Frame 1 (no input): blank canvas, image omitted
Frame 60 (no input): blank canvas, image omitted
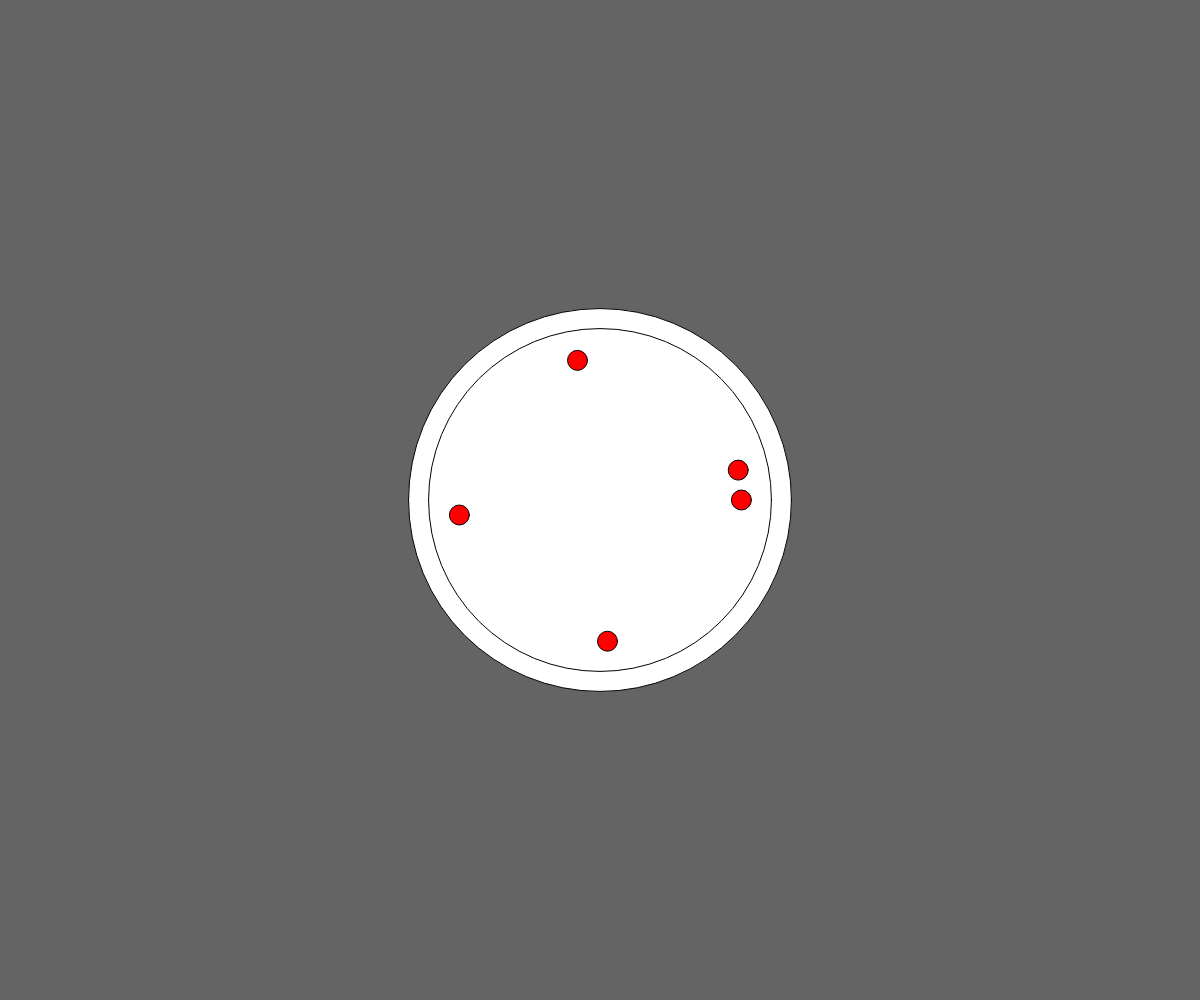
Frame 120 (the mouse pressed at the canvas centre since frame 60)

The p5.js sketch whose frames 1 and 60 were blank and that drew this single picture after the mouse press (run headless with seeded random() and noise() and a simulated clock; from frame 60 on, the mouse is pressed at the canvas centre):

// p5.js sketch
// ── sketch.js
let myPizzas = [];


function setup() {
  createCanvas(windowWidth, windowHeight);
 
  }
  function draw() {
   background (100);
   for (let i = 0; i<myPizzas.length; i++){
    myPizzas[i].display();
  
  }
}

  function mousePressed(){
    let tempPizza = new Pizza(mouseX,mouseY,random(200,400),random(20)); 
    myPizzas.push(tempPizza);
  }


class Pizza {
 constructor (x,y,diameter,numberOfIngredients) { 
  this.x = x; 
  this.y = y; 
  this.diameter = diameter; 
  this.numberOfIngredients = numberOfIngredients;
  this.ingredientPositions = [];

  for (let i = 0;i< this.numberOfIngredients; i++) {
    let spacing = 360/ (this.numberOfIngredients);
    let pepX= cos(radians(i * spacing)) * ((this.diameter/2)-30);
    let pepY = sin(radians(i * spacing)) * ((this.diameter/2)-30);
    let newVector = createVector(pepX,pepY);
    this.ingredientPositions.push(newVector);
  }

 }


  display() { 
    push(); 
    translate(this.x, this.y); 
    circle (0,0,this.diameter + 40); 
    circle (0,0,this.diameter);
		fill (255,0,0);
		for (let i = 0; i < this.numberOfIngredients; i++) {
    circle(this.ingredientPositions[i].x,this.ingredientPositions[i].y,20);
    	}
			pop(); // push and pop makes sure this is isolated to this specific object


	}
	}


  // display() { 
  //   push(); 
  //   translate(this.x, this.y); 
  //   circle (0,0,this.diameter + 40); 
  //   circle (0,0,this.diameter);
	// 	fill (255,0,0);
	// 	for (let i = 0; i < this.numberOfIngredients; i++) {
  //   circle(this.ingredientPositions[i].x,this.ingredientPositions[i].y,20);
  //   	}
	// 		pop(); // push and pop makes sure this is isolated to this specific object
